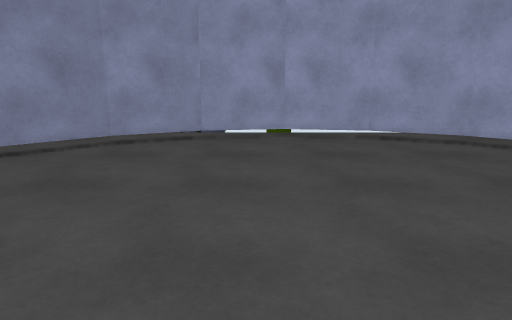
View 1 (above)

12 first-person views from a walk through a 3-D level made in the Unity game engine. The camera is 1.2 m above the floor, tilts 12° down and sees 75° across. The floor is counted in squares, 0.5 m on a side. Each view is taken from the middle of a square. On the plan, view 1 faces up. The plan holds only what a view shows up to about 20 squares ahead; the rest is blank. The place goes on beyond the plan.

View 2
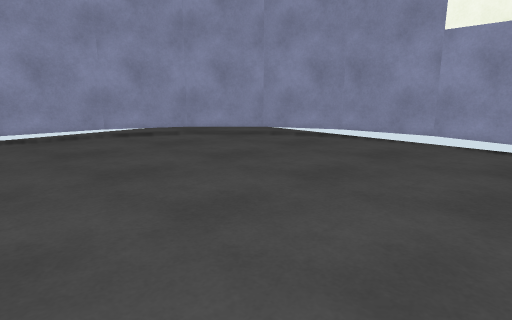

View 3
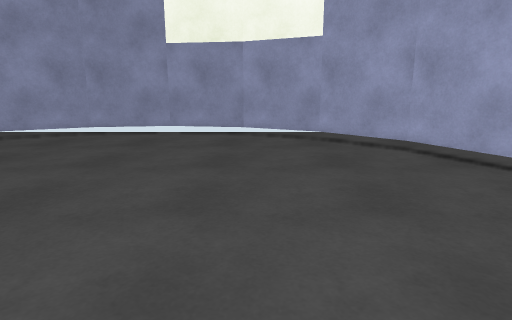

View 4
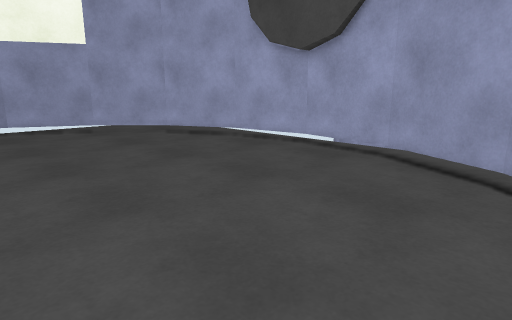

View 5
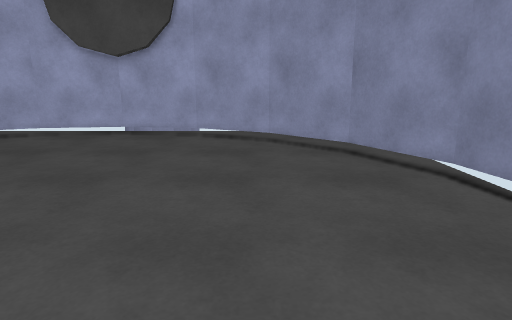

View 6
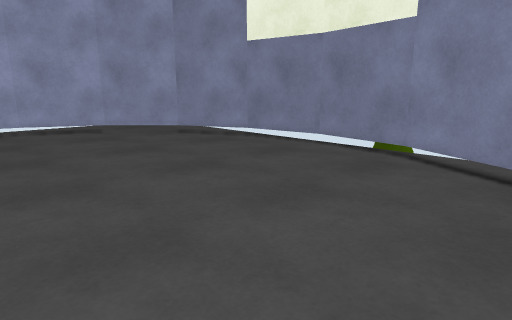

View 7
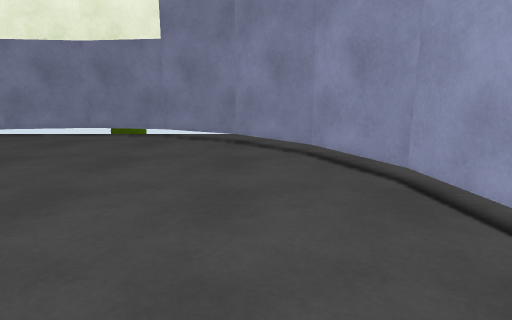

View 8
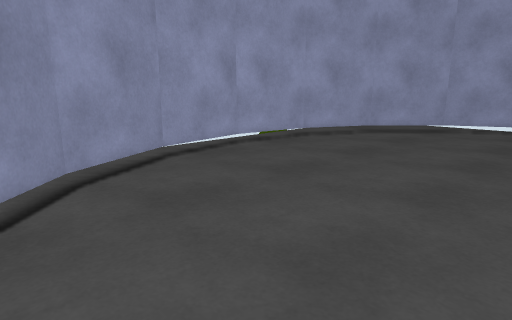

View 9
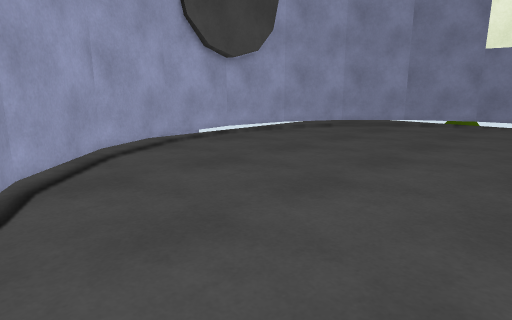

View 10
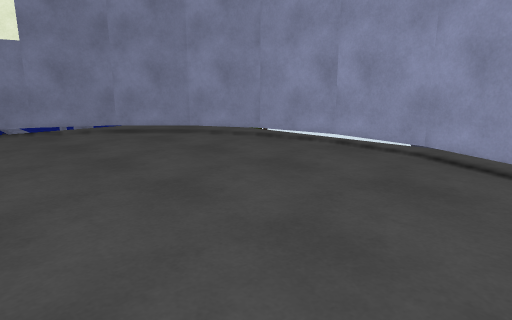

View 11
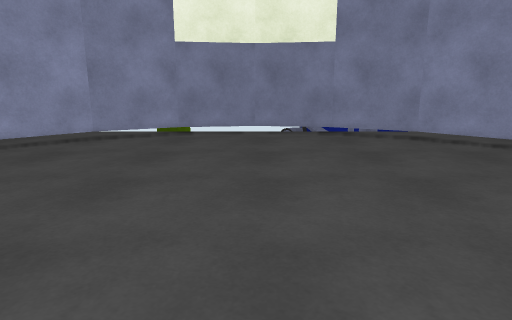

View 12
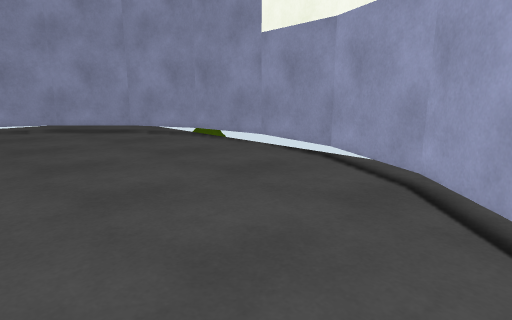

### Floor plan
Points are (right, up) in squares from view 1. A wall is a line through its corners. A room is listed if a view was taken in it or the views show most of it. See-through windows are left out.
Room 1 (views 1, 2, 3, 4, 5, 6, 7, 8, 9, 10, 11, 12)
walls: (-0.1, 17.5) (-2.8, 17.1) (-6.6, 15.1) (-9.7, 12.1) (-11.6, 8.2) (-12.3, 4) (-11.6, -0.3) (-9.7, -4.2) (-6.6, -7.2) (-2.8, -9.2) (1.5, -9.9) (5.8, -9.2) (9.6, -7.2) (12.7, -4.2) (14.6, -0.3) (15.3, 3.9) (14.6, 8.2) (12.7, 12.1) (9.6, 15.1) (5.8, 17.1) (3.1, 17.5)

Where each view was taken, in squares from view 1:
view 1: 0 up, 0 right, facing up
view 2: 1 down, 1 left, facing up-right
view 3: 1 down, 4 left, facing right
view 4: 3 up, 8 left, facing down-right
view 5: 9 up, 6 left, facing down
view 6: 13 up, 1 right, facing down-left
view 7: 13 up, 6 right, facing left
view 8: 6 up, 9 left, facing up-right
view 9: 5 up, 14 right, facing down-left
view 10: 4 up, 10 right, facing up-left
view 11: 4 up, 7 right, facing left
view 12: 7 down, 4 right, facing up-right
